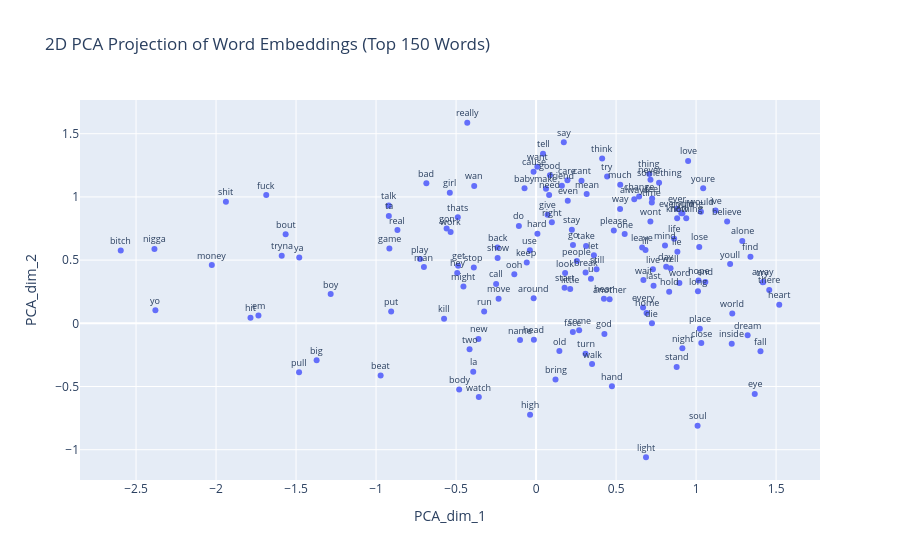

Here is the notebook cell this chart was saved with:
### Code cell
d2_embeddings_plotter(embeddings_pca_df, 150, dim_red="PCA")

### Figure 1 — Plotly figure (JSON) as saved in the notebook; plotly's stock layout.template omitted (floating-point values rounded to 4 significant figures; data arrays with more than 128 entries replaced by an {"elided": "..."} marker saying what was removed)
{"data": [{"hovertemplate": "PCA_dim_1=%{x}<br>PCA_dim_2=%{y}<extra></extra>", "legendgroup": "", "marker": {"color": "#636efa", "symbol": "circle"}, "mode": "markers", "name": "", "orientation": "v", "showlegend": false, "type": "scatter", "x": {"elided": "150 float values"}, "xaxis": "x", "y": {"elided": "150 float values"}, "yaxis": "y"}], "layout": {"annotations": [{"font": {"size": 9}, "showarrow": false, "text": "love", "x": 0.9501, "y": 1.285, "yshift": 10}, {"font": {"size": 9}, "showarrow": false, "text": "say", "x": 0.1733, "y": 1.432, "yshift": 10}, {"font": {"size": 9}, "showarrow": false, "text": "make", "x": 0.06199, "y": 1.064, "yshift": 10}, {"font": {"size": 9}, "showarrow": false, "text": "time", "x": 0.7234, "y": 0.9555, "yshift": 10}, {"font": {"size": 9}, "showarrow": false, "text": "feel", "x": 0.7253, "y": 0.9873, "yshift": 10}, {"font": {"size": 9}, "showarrow": false, "text": "one", "x": 0.5537, "y": 0.7064, "yshift": 10}, {"font": {"size": 9}, "showarrow": false, "text": "want", "x": 0.007944, "y": 1.239, "yshift": 10}, {"font": {"size": 9}, "showarrow": false, "text": "take", "x": 0.3125, "y": 0.6118, "yshift": 10}, {"font": {"size": 9}, "showarrow": false, "text": "never", "x": 0.715, "y": 1.137, "yshift": 10}, {"font": {"size": 9}, "showarrow": false, "text": "cant", "x": 0.2839, "y": 1.128, "yshift": 10}, {"font": {"size": 9}, "showarrow": false, "text": "let", "x": 0.3613, "y": 0.5391, "yshift": 10}, {"font": {"size": 9}, "showarrow": false, "text": "think", "x": 0.413, "y": 1.305, "yshift": 10}, {"font": {"size": 9}, "showarrow": false, "text": "youre", "x": 1.044, "y": 1.069, "yshift": 10}, {"font": {"size": 9}, "showarrow": false, "text": "nigga", "x": -2.385, "y": 0.5882, "yshift": 10}, {"font": {"size": 9}, "showarrow": false, "text": "back", "x": -0.241, "y": 0.6, "yshift": 10}, {"font": {"size": 9}, "showarrow": false, "text": "fuck", "x": -1.686, "y": 1.014, "yshift": 10}, {"font": {"size": 9}, "showarrow": false, "text": "cause", "x": -0.01554, "y": 1.198, "yshift": 10}, {"font": {"size": 9}, "showarrow": false, "text": "tell", "x": 0.04338, "y": 1.342, "yshift": 10}, {"font": {"size": 9}, "showarrow": false, "text": "way", "x": 0.525, "y": 0.9053, "yshift": 10}, {"font": {"size": 9}, "showarrow": false, "text": "wan", "x": -0.3866, "y": 1.087, "yshift": 10}, {"font": {"size": 9}, "showarrow": false, "text": "need", "x": 0.08162, "y": 1.015, "yshift": 10}, {"font": {"size": 9}, "showarrow": false, "text": "life", "x": 0.863, "y": 0.6686, "yshift": 10}, {"font": {"size": 9}, "showarrow": false, "text": "good", "x": 0.08669, "y": 1.171, "yshift": 10}, {"font": {"size": 9}, "showarrow": false, "text": "go", "x": 0.2306, "y": 0.6203, "yshift": 10}, {"font": {"size": 9}, "showarrow": false, "text": "ill", "x": 0.6839, "y": 0.5798, "yshift": 10}, {"font": {"size": 9}, "showarrow": false, "text": "baby", "x": -0.07222, "y": 1.069, "yshift": 10}, {"font": {"size": 9}, "showarrow": false, "text": "give", "x": 0.07175, "y": 0.8588, "yshift": 10}, {"font": {"size": 9}, "showarrow": false, "text": "bitch", "x": -2.596, "y": 0.5764, "yshift": 10}, {"font": {"size": 9}, "showarrow": false, "text": "gon", "x": -0.559, "y": 0.7504, "yshift": 10}, {"font": {"size": 9}, "showarrow": false, "text": "look", "x": 0.1815, "y": 0.3978, "yshift": 10}, {"font": {"size": 9}, "showarrow": false, "text": "day", "x": 0.8131, "y": 0.4469, "yshift": 10}, {"font": {"size": 9}, "showarrow": false, "text": "shit", "x": -1.938, "y": 0.9616, "yshift": 10}, {"font": {"size": 9}, "showarrow": false, "text": "keep", "x": -0.05829, "y": 0.481, "yshift": 10}, {"font": {"size": 9}, "showarrow": false, "text": "thats", "x": -0.4892, "y": 0.8395, "yshift": 10}, {"font": {"size": 9}, "showarrow": false, "text": "man", "x": -0.701, "y": 0.445, "yshift": 10}, {"font": {"size": 9}, "showarrow": false, "text": "right", "x": 0.09861, "y": 0.7997, "yshift": 10}, {"font": {"size": 9}, "showarrow": false, "text": "leave", "x": 0.6629, "y": 0.6005, "yshift": 10}, {"font": {"size": 9}, "showarrow": false, "text": "ive", "x": 1.122, "y": 0.8924, "yshift": 10}, {"font": {"size": 9}, "showarrow": false, "text": "girl", "x": -0.5391, "y": 1.033, "yshift": 10}, {"font": {"size": 9}, "showarrow": false, "text": "u", "x": 0.343, "y": 0.3519, "yshift": 10}, {"font": {"size": 9}, "showarrow": false, "text": "try", "x": 0.4441, "y": 1.161, "yshift": 10}, {"font": {"size": 9}, "showarrow": false, "text": "could", "x": 0.9147, "y": 0.8702, "yshift": 10}, {"font": {"size": 9}, "showarrow": false, "text": "still", "x": 0.3778, "y": 0.4276, "yshift": 10}, {"font": {"size": 9}, "showarrow": false, "text": "away", "x": 1.42, "y": 0.3275, "yshift": 10}, {"font": {"size": 9}, "showarrow": false, "text": "thing", "x": 0.7076, "y": 1.182, "yshift": 10}, {"font": {"size": 9}, "showarrow": false, "text": "night", "x": 0.9143, "y": -0.1977, "yshift": 10}, {"font": {"size": 9}, "showarrow": false, "text": "heart", "x": 1.52, "y": 0.1466, "yshift": 10}, {"font": {"size": 9}, "showarrow": false, "text": "call", "x": -0.2496, "y": 0.3119, "yshift": 10}, {"font": {"size": 9}, "showarrow": false, "text": "find", "x": 1.34, "y": 0.5269, "yshift": 10}, {"font": {"size": 9}, "showarrow": false, "text": "come", "x": 0.2692, "y": -0.05557, "yshift": 10}, {"font": {"size": 9}, "showarrow": false, "text": "run", "x": -0.3244, "y": 0.09398, "yshift": 10}, {"font": {"size": 9}, "showarrow": false, "text": "well", "x": 0.8406, "y": 0.4349, "yshift": 10}, {"font": {"size": 9}, "showarrow": false, "text": "mind", "x": 0.8058, "y": 0.6152, "yshift": 10}, {"font": {"size": 9}, "showarrow": false, "text": "live", "x": 0.7304, "y": 0.4275, "yshift": 10}, {"font": {"size": 9}, "showarrow": false, "text": "eye", "x": 1.367, "y": -0.5592, "yshift": 10}, {"font": {"size": 9}, "showarrow": false, "text": "break", "x": 0.3094, "y": 0.4028, "yshift": 10}, {"font": {"size": 9}, "showarrow": false, "text": "world", "x": 1.226, "y": 0.07698, "yshift": 10}, {"font": {"size": 9}, "showarrow": false, "text": "wont", "x": 0.7145, "y": 0.8061, "yshift": 10}, {"font": {"size": 9}, "showarrow": false, "text": "every", "x": 0.6686, "y": 0.1249, "yshift": 10}, {"font": {"size": 9}, "showarrow": false, "text": "lose", "x": 1.02, "y": 0.6038, "yshift": 10}, {"font": {"size": 9}, "showarrow": false, "text": "always", "x": 0.6137, "y": 0.9823, "yshift": 10}, {"font": {"size": 9}, "showarrow": false, "text": "even", "x": 0.198, "y": 0.9695, "yshift": 10}, {"font": {"size": 9}, "showarrow": false, "text": "put", "x": -0.9056, "y": 0.09308, "yshift": 10}, {"font": {"size": 9}, "showarrow": false, "text": "light", "x": 0.687, "y": -1.06, "yshift": 10}, {"font": {"size": 9}, "showarrow": false, "text": "really", "x": -0.4301, "y": 1.587, "yshift": 10}, {"font": {"size": 9}, "showarrow": false, "text": "ta", "x": -0.9202, "y": 0.8491, "yshift": 10}, {"font": {"size": 9}, "showarrow": false, "text": "around", "x": -0.01511, "y": 0.198, "yshift": 10}, {"font": {"size": 9}, "showarrow": false, "text": "hold", "x": 0.8318, "y": 0.2491, "yshift": 10}, {"font": {"size": 9}, "showarrow": false, "text": "hear", "x": 0.424, "y": 0.1935, "yshift": 10}, {"font": {"size": 9}, "showarrow": false, "text": "stay", "x": 0.2236, "y": 0.7408, "yshift": 10}, {"font": {"size": 9}, "showarrow": false, "text": "would", "x": 1.03, "y": 0.882, "yshift": 10}, {"font": {"size": 9}, "showarrow": false, "text": "there", "x": 1.457, "y": 0.2636, "yshift": 10}, {"font": {"size": 9}, "showarrow": false, "text": "fall", "x": 1.402, "y": -0.2219, "yshift": 10}, {"font": {"size": 9}, "showarrow": false, "text": "talk", "x": -0.9207, "y": 0.9319, "yshift": 10}, {"font": {"size": 9}, "showarrow": false, "text": "turn", "x": 0.309, "y": -0.2415, "yshift": 10}, {"font": {"size": 9}, "showarrow": false, "text": "money", "x": -2.026, "y": 0.461, "yshift": 10}, {"font": {"size": 9}, "showarrow": false, "text": "head", "x": -0.01367, "y": -0.1296, "yshift": 10}, {"font": {"size": 9}, "showarrow": false, "text": "long", "x": 1.012, "y": 0.254, "yshift": 10}, {"font": {"size": 9}, "showarrow": false, "text": "nothing", "x": 0.9385, "y": 0.8314, "yshift": 10}, {"font": {"size": 9}, "showarrow": false, "text": "dream", "x": 1.322, "y": -0.09366, "yshift": 10}, {"font": {"size": 9}, "showarrow": false, "text": "play", "x": -0.7246, "y": 0.5083, "yshift": 10}, {"font": {"size": 9}, "showarrow": false, "text": "hand", "x": 0.474, "y": -0.4972, "yshift": 10}, {"font": {"size": 9}, "showarrow": false, "text": "ever", "x": 0.8823, "y": 0.9056, "yshift": 10}, {"font": {"size": 9}, "showarrow": false, "text": "stop", "x": -0.3891, "y": 0.4413, "yshift": 10}, {"font": {"size": 9}, "showarrow": false, "text": "em", "x": -1.735, "y": 0.06092, "yshift": 10}, {"font": {"size": 9}, "showarrow": false, "text": "little", "x": 0.2133, "y": 0.2709, "yshift": 10}, {"font": {"size": 9}, "showarrow": false, "text": "wait", "x": 0.6708, "y": 0.3422, "yshift": 10}, {"font": {"size": 9}, "showarrow": false, "text": "new", "x": -0.3603, "y": -0.1235, "yshift": 10}, {"font": {"size": 9}, "showarrow": false, "text": "show", "x": -0.2403, "y": 0.5169, "yshift": 10}, {"font": {"size": 9}, "showarrow": false, "text": "face", "x": 0.2298, "y": -0.06977, "yshift": 10}, {"font": {"size": 9}, "showarrow": false, "text": "boy", "x": -1.284, "y": 0.2317, "yshift": 10}, {"font": {"size": 9}, "showarrow": false, "text": "god", "x": 0.4271, "y": -0.08401, "yshift": 10}, {"font": {"size": 9}, "showarrow": false, "text": "die", "x": 0.7242, "y": 0.0008957, "yshift": 10}, {"font": {"size": 9}, "showarrow": false, "text": "ya", "x": -1.48, "y": 0.5212, "yshift": 10}, {"font": {"size": 9}, "showarrow": false, "text": "hit", "x": -1.785, "y": 0.04442, "yshift": 10}, {"font": {"size": 9}, "showarrow": false, "text": "home", "x": 0.6904, "y": 0.08159, "yshift": 10}, {"font": {"size": 9}, "showarrow": false, "text": "hard", "x": 0.008404, "y": 0.7093, "yshift": 10}, {"font": {"size": 9}, "showarrow": false, "text": "real", "x": -0.8663, "y": 0.7376, "yshift": 10}, {"font": {"size": 9}, "showarrow": false, "text": "end", "x": 1.058, "y": 0.3273, "yshift": 10}, {"font": {"size": 9}, "showarrow": false, "text": "know", "x": 0.8817, "y": 0.8304, "yshift": 10}, {"font": {"size": 9}, "showarrow": false, "text": "bad", "x": -0.6856, "y": 1.109, "yshift": 10}, {"font": {"size": 9}, "showarrow": false, "text": "high", "x": -0.0376, "y": -0.7233, "yshift": 10}, {"font": {"size": 9}, "showarrow": false, "text": "get", "x": -0.4872, "y": 0.4561, "yshift": 10}, {"font": {"size": 9}, "showarrow": false, "text": "start", "x": 0.1782, "y": 0.2806, "yshift": 10}, {"font": {"size": 9}, "showarrow": false, "text": "lie", "x": 0.8832, "y": 0.5653, "yshift": 10}, {"font": {"size": 9}, "showarrow": false, "text": "walk", "x": 0.3499, "y": -0.3224, "yshift": 10}, {"font": {"size": 9}, "showarrow": false, "text": "everything", "x": 0.9078, "y": 0.8713, "yshift": 10}, {"font": {"size": 9}, "showarrow": false, "text": "move", "x": -0.2343, "y": 0.1938, "yshift": 10}, {"font": {"size": 9}, "showarrow": false, "text": "change", "x": 0.6439, "y": 1.002, "yshift": 10}, {"font": {"size": 9}, "showarrow": false, "text": "people", "x": 0.2549, "y": 0.4929, "yshift": 10}, {"font": {"size": 9}, "showarrow": false, "text": "much", "x": 0.5259, "y": 1.097, "yshift": 10}, {"font": {"size": 9}, "showarrow": false, "text": "something", "x": 0.7687, "y": 1.111, "yshift": 10}, {"font": {"size": 9}, "showarrow": false, "text": "friend", "x": 0.1611, "y": 1.088, "yshift": 10}, {"font": {"size": 9}, "showarrow": false, "text": "mean", "x": 0.3162, "y": 1.022, "yshift": 10}, {"font": {"size": 9}, "showarrow": false, "text": "watch", "x": -0.3578, "y": -0.5835, "yshift": 10}, {"font": {"size": 9}, "showarrow": false, "text": "alone", "x": 1.289, "y": 0.6514, "yshift": 10}, {"font": {"size": 9}, "showarrow": false, "text": "big", "x": -1.371, "y": -0.2925, "yshift": 10}, {"font": {"size": 9}, "showarrow": false, "text": "place", "x": 1.023, "y": -0.04256, "yshift": 10}, {"font": {"size": 9}, "showarrow": false, "text": "name", "x": -0.1002, "y": -0.1331, "yshift": 10}, {"font": {"size": 9}, "showarrow": false, "text": "another", "x": 0.4596, "y": 0.1906, "yshift": 10}, {"font": {"size": 9}, "showarrow": false, "text": "inside", "x": 1.223, "y": -0.1613, "yshift": 10}, {"font": {"size": 9}, "showarrow": false, "text": "use", "x": -0.03891, "y": 0.5787, "yshift": 10}, {"font": {"size": 9}, "showarrow": false, "text": "believe", "x": 1.194, "y": 0.8054, "yshift": 10}, {"font": {"size": 9}, "showarrow": false, "text": "work", "x": -0.5342, "y": 0.7232, "yshift": 10}, {"font": {"size": 9}, "showarrow": false, "text": "yo", "x": -2.379, "y": 0.1039, "yshift": 10}, {"font": {"size": 9}, "showarrow": false, "text": "youll", "x": 1.213, "y": 0.4683, "yshift": 10}, {"font": {"size": 9}, "showarrow": false, "text": "word", "x": 0.8957, "y": 0.3197, "yshift": 10}, {"font": {"size": 9}, "showarrow": false, "text": "last", "x": 0.7342, "y": 0.2962, "yshift": 10}, {"font": {"size": 9}, "showarrow": false, "text": "ooh", "x": -0.136, "y": 0.3882, "yshift": 10}, {"font": {"size": 9}, "showarrow": false, "text": "bring", "x": 0.1215, "y": -0.4444, "yshift": 10}, {"font": {"size": 9}, "showarrow": false, "text": "stand", "x": 0.8786, "y": -0.3456, "yshift": 10}, {"font": {"size": 9}, "showarrow": false, "text": "bout", "x": -1.565, "y": 0.7053, "yshift": 10}, {"font": {"size": 9}, "showarrow": false, "text": "do", "x": -0.1074, "y": 0.7705, "yshift": 10}, {"font": {"size": 9}, "showarrow": false, "text": "soul", "x": 1.009, "y": -0.8114, "yshift": 10}, {"font": {"size": 9}, "showarrow": false, "text": "might", "x": -0.4539, "y": 0.292, "yshift": 10}, {"font": {"size": 9}, "showarrow": false, "text": "tryna", "x": -1.59, "y": 0.5354, "yshift": 10}, {"font": {"size": 9}, "showarrow": false, "text": "two", "x": -0.4157, "y": -0.2045, "yshift": 10}, {"font": {"size": 9}, "showarrow": false, "text": "old", "x": 0.1457, "y": -0.2199, "yshift": 10}, {"font": {"size": 9}, "showarrow": false, "text": "hey", "x": -0.4929, "y": 0.3982, "yshift": 10}, {"font": {"size": 9}, "showarrow": false, "text": "close", "x": 1.033, "y": -0.1566, "yshift": 10}, {"font": {"size": 9}, "showarrow": false, "text": "cry", "x": 1.417, "y": 0.3251, "yshift": 10}, {"font": {"size": 9}, "showarrow": false, "text": "kill", "x": -0.575, "y": 0.0361, "yshift": 10}, {"font": {"size": 9}, "showarrow": false, "text": "care", "x": 0.1959, "y": 1.132, "yshift": 10}, {"font": {"size": 9}, "showarrow": false, "text": "pull", "x": -1.481, "y": -0.3875, "yshift": 10}, {"font": {"size": 9}, "showarrow": false, "text": "please", "x": 0.4858, "y": 0.7342, "yshift": 10}, {"font": {"size": 9}, "showarrow": false, "text": "game", "x": -0.9169, "y": 0.5909, "yshift": 10}, {"font": {"size": 9}, "showarrow": false, "text": "hope", "x": 1.015, "y": 0.3381, "yshift": 10}, {"font": {"size": 9}, "showarrow": false, "text": "beat", "x": -0.9713, "y": -0.4124, "yshift": 10}, {"font": {"size": 9}, "showarrow": false, "text": "la", "x": -0.3928, "y": -0.383, "yshift": 10}, {"font": {"size": 9}, "showarrow": false, "text": "body", "x": -0.4807, "y": -0.5243, "yshift": 10}], "legend": {"tracegroupgap": 0}, "title": {"text": "2D PCA Projection of Word Embeddings (Top 150 Words)"}, "xaxis": {"anchor": "y", "domain": [0, 1], "title": {"text": "PCA_dim_1"}}, "yaxis": {"anchor": "x", "domain": [0, 1], "title": {"text": "PCA_dim_2"}}}}
